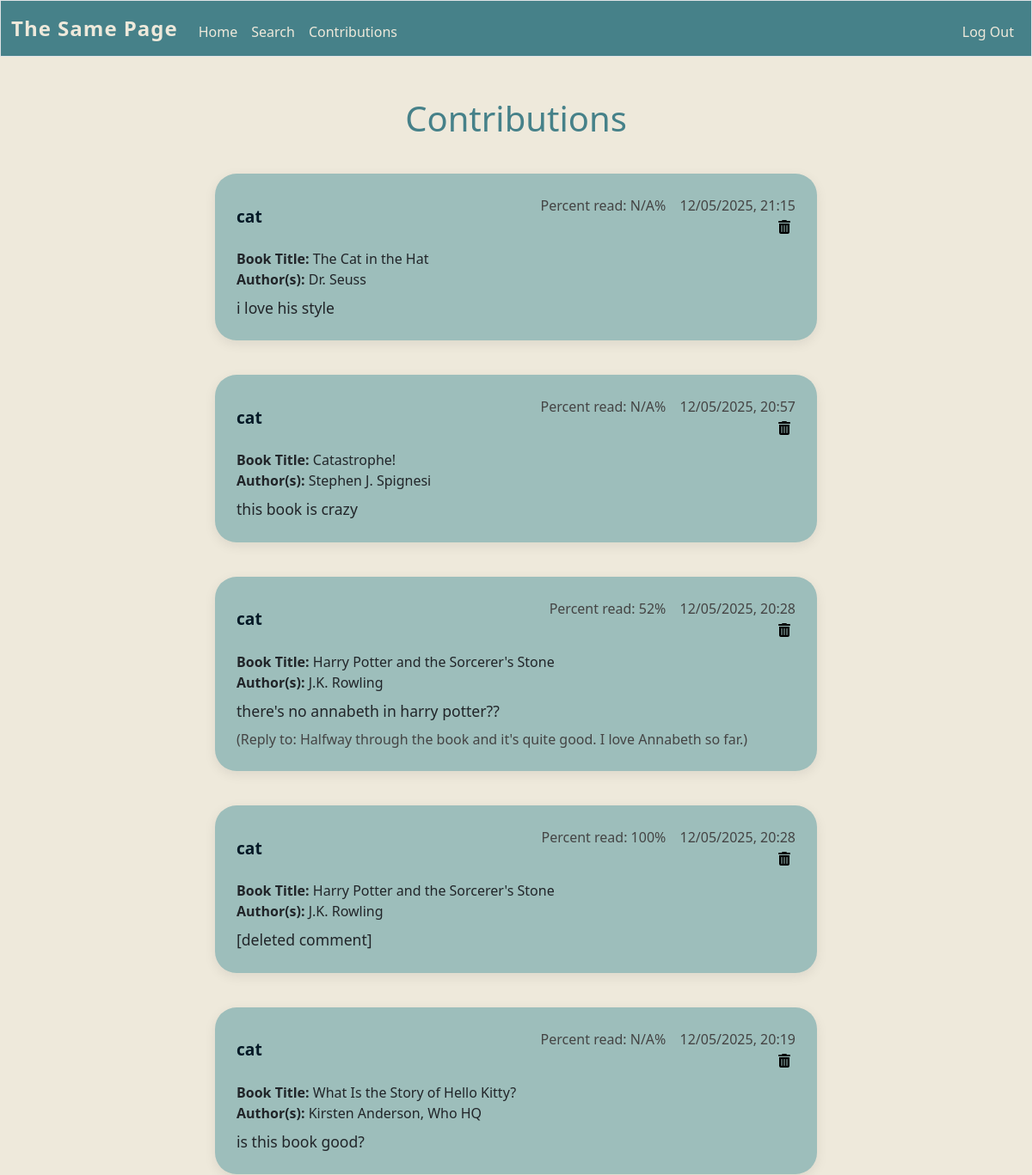
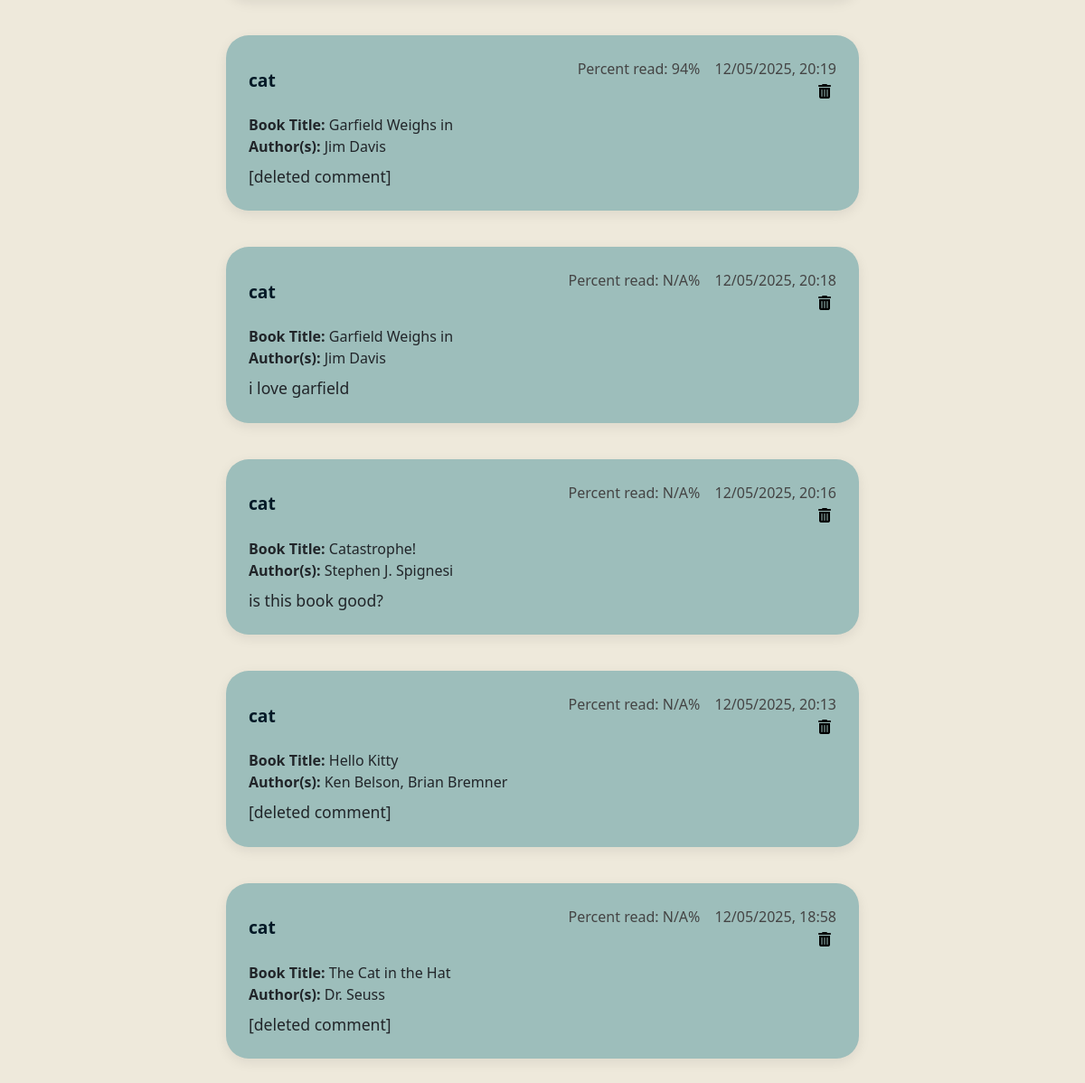
/contributions (signed in), run on the app's committed database (2 pictures, top to bottom).
### tables this page shows
CREATE TABLE users (id INTEGER PRIMARY KEY AUTOINCREMENT NOT NULL, username TEXT NOT NULL, hash TEXT NOT NULL);

CREATE TABLE forums (user_id INTEGER, comment TEXT NOT NULL, parent_id INTEGER, time DATETIME, forum_id TEXT NOT NULL, percentage TEXT, comment_id INTEGER PRIMARY KEY AUTOINCREMENT NOT NULL, FOREIGN KEY (forum_id) REFERENCES chapters(forum_id));

CREATE TABLE chapters (title TEXT NOT NULL, author TEXT NOT NULL, forum_id TEXT PRIMARY KEY NOT NULL, thumbnail TEXT, pageCount INTEGER);

### app.py (the view)
@app.route('/contributions', methods=['GET'])
def contributions():
    username = executeSQL("SELECT username FROM users WHERE id = ?", (session["user_id"],), False)[0][0]
    user_comments = executeSQL("SELECT * FROM forums WHERE user_id = ? ORDER BY time DESC", (session["user_id"],), False)
    comments_info = []
    for comment in user_comments:
        book_info = executeSQL("SELECT * FROM chapters WHERE forum_id = ?", (comment[4],), False)
        if comment[2] is not None:
            parentComment = executeSQL("SELECT comment FROM forums WHERE comment_id = ?", (comment[2],), False)[0][0]
        else:
            parentComment = None
        comments_info.append({"username":username, "comment_id": comment[6], "comment":comment[1], "date":comment[3], "percent":comment[5] ,"title":book_info[0][0], "author":book_info[0][1], "parentComment": parentComment})
    return render_template("contributions.html", comments_info = comments_info)

### app.py (called while the page is built)
def executeSQL(command, args, needCommit):
    connection = sqlite3.connect('info.db')
    db = connection.cursor()
    db.execute(command, args)
    val = db.fetchall()
    if needCommit:
        connection.commit()
    connection.close()
    return val

@app.after_request
def after_request(response):
    response.headers["Cache-Control"] = "no-cache, no-store, must-revalidate"
    response.headers["Expires"] = 0
    response.headers["Pragma"] = "no-cache"
    return response

### templates/contributions.html (shortened to what this page needs)
{% extends "layout.html" %}
{% block main %}
    <h1>Contributions</h1>
    {% for comment in comments_info %}
    <div class = comment-box>
        <div class = comment-header>
            <div class="comment-username">
                {{comment['username']}}
            </div>
            <div class="comment-right">
                <span class="comment-percent">Percent read: {{comment['percent']}}%</span>
                <span class="comment-date">{{comment['date']}}</span>
                <form action="/deleteContribution" method="post">
                    <button class = "trash-can"> <i class="fa-solid fa-trash-can"></i> </button>
                </form>
            </div>
        </div>
        <div class = "comment-book">
            <div>
                <b>Book Title:</b> {{comment['title']}}
            </div>
            <div>
                <b>Author(s):</b> {{comment['author']}}
            </div>
        </div>
        <div class = "comment-text">
            {{comment['comment']}}
        </div>
        {% if comment['parentComment'] is not none %}
        <div class = "comment-reply">
            (Reply to: {{comment['parentComment']}})
        </div>
        {% endif %}
    </div>
    {% endfor %}
{% endblock %}

### templates/layout.html (shortened to what this page needs)
<!DOCTYPE html>
<html lang="en">
    <head>
        <link href="https://cdn.jsdelivr.net/npm/bootstrap@5.3.8/dist/css/bootstrap.min.css" rel="stylesheet">
        <link href="/static/styles.css" rel="stylesheet">
        <link rel="stylesheet" href="https://cdnjs.cloudflare.com/ajax/libs/font-awesome/6.5.1/css/all.min.css">
    </head>
    <body>
        <nav class="border navbar navbar-expand-md navbar-light">
            <div class="container-fluid">
                <a class="navbar-brand" href="/"><span>The Same Page</span></a>
                <div class="collapse navbar-collapse" id="navbar">
                    {% if session["user_id"] %}
                        <ul class="navbar-nav me-auto mt-2">
                            <li class="nav-item"><a class="nav-link" href="/">Home</a></li>
                            <li class="nav-item"><a class="nav-link" href="/search">Search</a></li>
                            <li class="nav-item"><a class="nav-link" href="/contributions">Contributions</a></li>
                        </ul>
                        <ul class="navbar-nav ms-auto mt-2">
                            <li class="nav-item"><a class="nav-link" href="/logout">Log Out</a></li>
                        </ul>
                    {% else %}
                        <ul class="navbar-nav ms-auto mt-2">
                            <li class="nav-item"><a class="nav-link" href="/register">Register</a></li>
                            <li class="nav-item"><a class="nav-link" href="/login">Log In</a></li>
                        </ul>
                    {% endif %}
                </div>
            </div>
        </nav>
        <main class="container-fluid py-5 text-center">
            {% block main %}{% endblock %}
        </main>
    </body>
</html>

### static/styles.css (style rules this page uses)
:root { --dark: #031926; --dark-teal: #468189; --medium-teal: #77ACA2; --light-teal: #9DBEBB; --lightest-teal: #c0d8d6; --cream: #F4E9CD; --light-cream: #eee9db; --dark-cream: #e3dac3; --spacing-unit: 16px; }
nav.navbar { background-color: var(--dark-teal); border-bottom: 3px solid var(--dark); padding-top: 0.5rem; padding-bottom: 0.5rem; border-color: var(--dark); }
.navbar-brand span { color: var(--light-cream); background-color: var(--dark-teal); font-weight: 600; font-size: 1.5rem; letter-spacing: 1px; }
.navbar-nav .nav-link { color: var(--light-cream); font-weight: 500; padding-left: 1rem; padding-right: 1rem; transition: color 0.3s ease, background-color 0.3s ease; }
.navbar-collapse { background-color: var(--dark-teal); }
h1 { color: var(--dark-teal); }
body { background-color: var(--light-cream); }
.comment-box { background: var(--light-teal); padding: 25px; border-radius: 25px; box-shadow: 0 4px 14px rgba(0,0,0,0.08); margin: 40px auto; max-width: 700px; }
.comment-header { display: flex; justify-content: space-between; align-items: center; margin-bottom: 12px; font-weight: 600; }
.comment-right { text-align: right; white-space: nowrap; font-weight: 400; color: #444; }
.comment-percent, .comment-date { display: inline-block; margin-left: 12px; }
.comment-text { text-align: left; font-size: 1.1rem; margin-top: 8px; }
.comment-reply { text-align: left; margin-top: 8px; color: #444; }
.comment-username { font-size: 1.2rem; font-weight: 700; color: var(--dark); }
.comment-book { text-align: left; }
.trash-can { background: transparent; border: none; }

### data on the page
users: username "cat" "cat" "cat" "cat" "cat" "cat" "cat" "cat" "cat" "cat"
forums: percent "N/A", date "12/05/2025, 21:15", comment "i love his style"
chapters: title "The Cat in the Hat" "The Cat in the Hat", author "Dr. Seuss" "Dr. Seuss"
forums: percent "N/A", date "12/05/2025, 20:57", comment "this book is crazy"
chapters: title "Catastrophe!" "Catastrophe!", author "Stephen J. Spignesi" "Stephen J. Spignesi"
forums: percent "52", date "12/05/2025, 20:28", comment "there's no annabeth in harry potter??"
chapters: title "Harry Potter and the Sorcerer's Stone" "Harry Potter and the Sorcerer's Stone", author "J.K. Rowling" "J.K. Rowling"
forums: parentComment "Halfway through the book and it's quite good. I love Annabeth so far."
forums: percent "100", date "12/05/2025, 20:28", comment "[deleted comment]"
forums: percent "N/A", date "12/05/2025, 20:19", comment "is this book good?"
chapters: title "What Is the Story of Hello Kitty?", author "Kirsten Anderson, Who HQ"
forums: percent "94", date "12/05/2025, 20:19", comment "[deleted comment]"
chapters: title "Garfield Weighs in" "Garfield Weighs in", author "Jim Davis" "Jim Davis"
forums: percent "N/A", date "12/05/2025, 20:18", comment "i love garfield"
forums: percent "N/A", date "12/05/2025, 20:16", comment "is this book good?"
forums: percent "N/A", date "12/05/2025, 20:13", comment "[deleted comment]"
chapters: title "Hello Kitty", author "Ken Belson, Brian Bremner"
forums: percent "N/A", date "12/05/2025, 18:58", comment "[deleted comment]"
